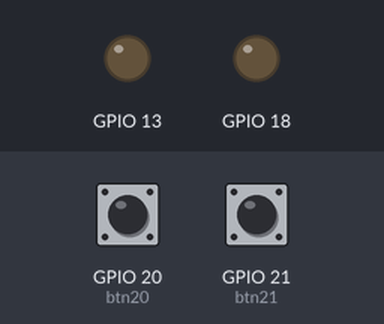
Simulated run of this program. Board: Raspberry Pi (BCM pin numbers). On the bench: output pins drawn as LEDs (lit = HIGH). The inputs (shaded band) are chosen by the test bench; at power-on: GPIO 20 (btn20) LOW, GPIO 21 (btn21) LOW.

Above: at 1.2 s.
1.3 s: GPIO 20 (btn20) pulled HIGH for 0.15 s
At 1.37 s:
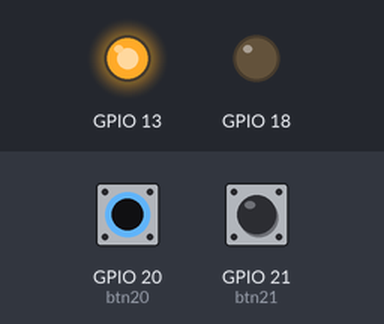
2.9 s: GPIO 21 (btn21) pulled HIGH for 0.15 s
At 2.97 s:
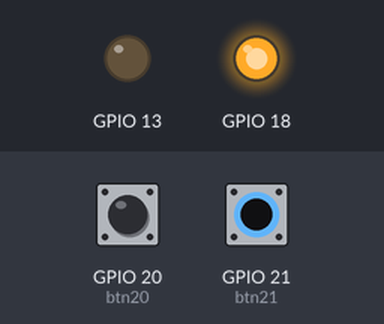
4.5 s: GPIO 21 (btn21) pulled HIGH for 3.2 s
At 8.4 s:
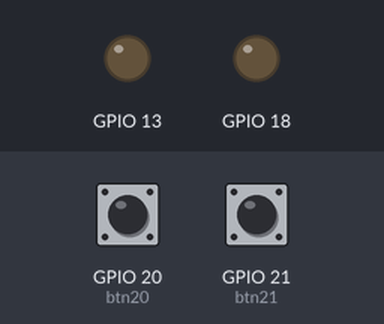
9.2 s: GPIO 20 (btn20) pulled HIGH for 3.2 s
At 9.5 s:
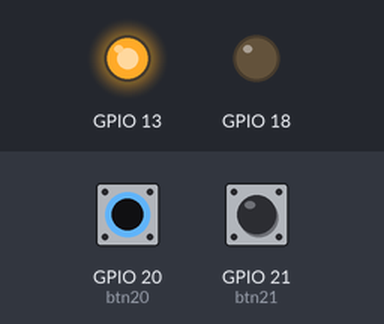
13.9 s: GPIO 20 (btn20) driven HIGH and GPIO 21 (btn21) driven HIGH
At 14.6 s:
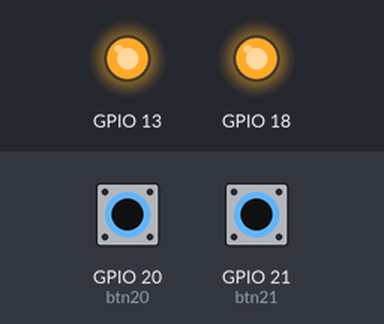
Timing chart, 0 to 16.4 s (numbered marks = the images above; inputs shaded):
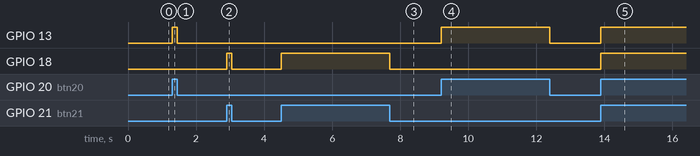

The program:

ex02_btn.py
```python
import RPi.GPIO as gpio #라이브러리
import time #시간을 조절해줄수 있다.
gpio.setmode(gpio.BCM)  #이름으로 읽어올거기 때문에 BCM
gpio.setup(20, gpio.IN) #출력으로 사용하는 액츄에이터이다.
gpio.setup(21, gpio.IN) #출력으로 사용하는 액츄에이터이다.
gpio.setup(13, gpio.OUT) #출력으로 사용하는 액츄에이터이다.
gpio.setup(18, gpio.OUT) #출력으로 사용하는 액츄에이터이다.
# gpio.cleanup() #사용하면 setup된거 지워준다.

try:
    while(True):
        btn20 = gpio.input(20)
        btn21 = gpio.input(21)
        if(btn20 == 1):
            gpio.output(13, gpio.HIGH)
        elif(btn20 == 0):
            gpio.output(13, gpio.LOW)
        if(btn21 == 1):
            gpio.output(18, gpio.HIGH)
        elif(btn21 == 0):
            gpio.output(18, gpio.LOW)


except KeyboardInterrupt:  #ctrl+c가 KeyboardInterrupt기능이 활성화되고 만났을때 예외문 실행
     gpio.cleanup() #사용하면 setup된거 지워준다.
```

Measured:
- after the input at 1.3 s, GPIO 13: LOW → HIGH at once, → LOW 0.15 s later
- after the input at 2.9 s, GPIO 18: LOW → HIGH at once, → LOW 0.15 s later
- after the input at 4.5 s, GPIO 18: LOW → HIGH at once, → LOW 3.2 s later
- after the input at 9.2 s, GPIO 13: LOW → HIGH at once, → LOW 3.2 s later
- after the input at 13.9 s, GPIO 13, GPIO 18: LOW → HIGH at once
